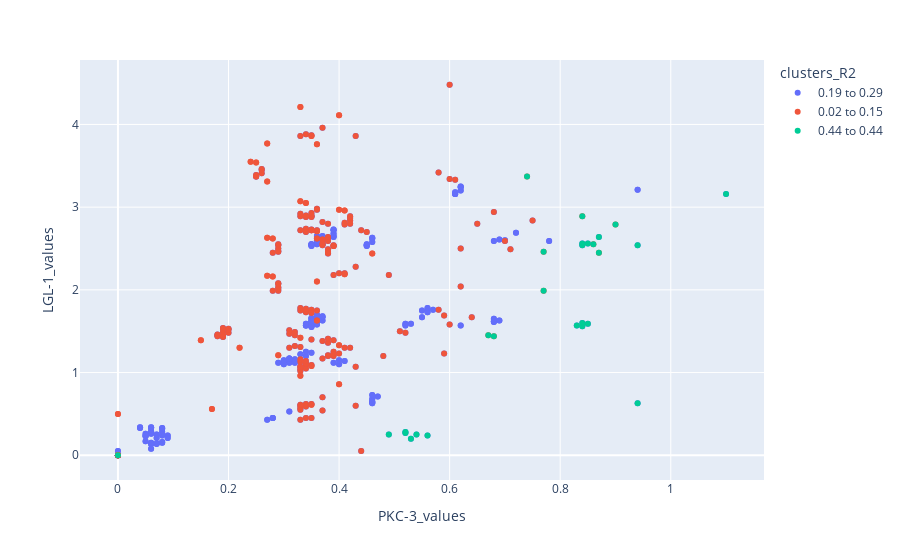
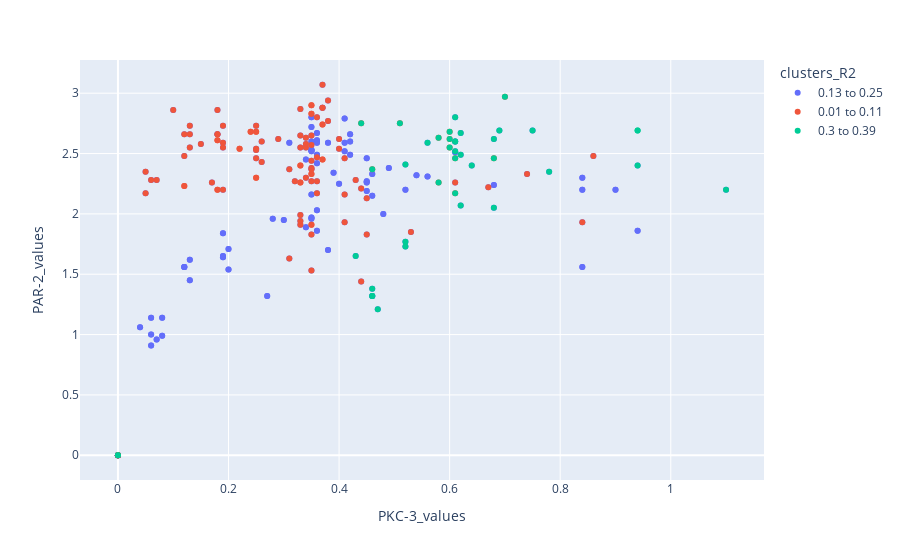

The notebook cell these images were saved under, in order:
### Markdown cell above
# Just Simple Correlation

### Code cell
data = {
    'LGL-1': 'required_tree_OG0006648_species.txt',
    'PAR-1': 'required_tree_OG0000002_species.txt',
    'PKC-3': 'required_tree_OG0000300_species.txt',
    'PAR-2': 'required_tree_OG0000571_tree_species.txt'
}

# #For PAR-1
# species_1_list = ['PAR-1']
# species_2_list = ['PKC-3', 'LGL-1','PAR-2']

# #For PAR-2
# species_1_list = ['PAR-2']
# species_2_list = ['LGL-1']

#For PKC-3
species_1_list = ['PKC-3']
species_2_list = ['LGL-1','PAR-2']

for SPECIES_1 in species_1_list:
    for SPECIES_2 in species_2_list:

        species1_tree = PhyloTree(data[SPECIES_1], format=1)
        species2_tree = PhyloTree(data[SPECIES_2], format=1)

        species1 = species1_tree.cophenetic_matrix()
        species2 = species2_tree.cophenetic_matrix()

        species1_df = pd.DataFrame(species1[0], columns = species1[1])
        species1_df.index = species1[1]
        species2_df = pd.DataFrame(species2[0], columns = species2[1])
        species2_df.index = species2[1]
        common = np.intersect1d(species1_df.columns, species2_df.columns)
        species1_df = species1_df[species1_df.index.isin(common)]
        species1_df= species1_df[common]
        species2_df = species2_df[species2_df.index.isin(common)]
        species2_df= species2_df[common]


        r = (species1_df.dot(species2_df).sum().sum())/(np.sqrt(((species1_df-species1_df.mean().mean())**2).sum().sum())*np.sqrt(((species2_df-species2_df.mean().mean())**2).sum().sum()))

        x = species1_df.stack().reset_index()
        x["labels"] = x["level_0"] +' '+ x["level_1"]
        x['{}_values'.format(SPECIES_1)] = x[0]

        y = species2_df.stack().reset_index()
        y["labels"] = y["level_0"] +' '+ y["level_1"]
        y['{}_values'.format(SPECIES_2)] = y[0]

        xy = pd.merge(x, y, how="inner",on=['labels', 'level_0', 'level_1'] ).round(2)

        ##Ridge regression
        for species in xy['level_0'].unique():
            species_df = xy[xy['level_0']==species]
            X =  species_df['{}_values'.format(SPECIES_1)].values.reshape(-1,1)
            Y = species_df['{}_values'.format(SPECIES_2)].values.reshape(-1,1)

            model = Ridge(fit_intercept=True)
            model.fit(X,Y)
            xy.loc[xy['level_0']==species, 'R2'] = model.score(X, Y)


        ##Cluster based on R2 values
        data_cluster = xy['R2']

        clustering = KMeans(n_clusters=3, random_state=0).fit(data_cluster.values.reshape(-1,1))

        xy['clusters'] = clustering.labels_.astype(str)

        for i in clustering.labels_.astype(str):
            xy.loc[xy['clusters']==i,'clusters_R2'] = str(xy.loc[xy['clusters']==i,'R2'].round(2).min())+' to ' + str(xy.loc[xy['clusters']==i,'R2'].round(2).max())


        fig = px.scatter(xy, x="{}_values".format(SPECIES_1), y="{}_values".format(SPECIES_2), color = 'clusters_R2',
                         hover_name="labels", hover_data=['{}_values'.format(SPECIES_1), '{}_values'.format(SPECIES_2), 'R2'],
                        )

        print(xy.pivot_table('R2',['level_0'],'clusters_R2').fillna(''))
        xy.pivot_table('R2',['level_0'],'clusters_R2').fillna('').round(2).to_csv("{}_{}_plot.csv".format(SPECIES_1,SPECIES_2))
        fig.show()
        fig.write_html("{}_{}_plot.html".format(SPECIES_1,SPECIES_2))

### Figure 1 — Plotly figure (JSON) as saved in the notebook; plotly's stock layout.template omitted (floating-point values rounded to 4 significant figures; data arrays with more than 128 entries replaced by an {"elided": "..."} marker saying what was removed)
{"data": [{"customdata": {"elided": "459x3 float values"}, "hovertemplate": "<b>%{hovertext}</b><br><br>clusters_R2=0.19 to 0.29<br>PKC-3_values=%{customdata[0]}<br>LGL-1_values=%{customdata[1]}<br>R2=%{customdata[2]}<extra></extra>", "hovertext": {"elided": "459 str values"}, "legendgroup": "0.19 to 0.29", "marker": {"color": "#636efa", "symbol": "circle"}, "mode": "markers", "name": "0.19 to 0.29", "showlegend": true, "type": "scatter", "x": {"elided": "459 float values"}, "xaxis": "x", "y": {"elided": "459 float values"}, "yaxis": "y"}, {"customdata": {"elided": "243x3 float values"}, "hovertemplate": "<b>%{hovertext}</b><br><br>clusters_R2=0.02 to 0.15<br>PKC-3_values=%{customdata[0]}<br>LGL-1_values=%{customdata[1]}<br>R2=%{customdata[2]}<extra></extra>", "hovertext": {"elided": "243 str values"}, "legendgroup": "0.02 to 0.15", "marker": {"color": "#EF553B", "symbol": "circle"}, "mode": "markers", "name": "0.02 to 0.15", "showlegend": true, "type": "scatter", "x": {"elided": "243 float values"}, "xaxis": "x", "y": {"elided": "243 float values"}, "yaxis": "y"}, {"customdata": [[0.85, 2.56, 0.443], [0.94, 2.54, 0.443], [0.84, 2.56, 0.443], [0.67, 1.45, 0.443], [0.49, 0.25, 0.443], [0.52, 0.27, 0.443], [0.54, 0.25, 0.443], [0.56, 0.24, 0.443], [0.94, 0.63, 0.443], [0, 0, 0.443], [0.52, 0.28, 0.443], [0.74, 3.37, 0.443], [0.68, 1.44, 0.443], [0.53, 0.2, 0.443], [0.77, 1.99, 0.443], [0.77, 2.46, 0.443], [0.87, 2.45, 0.443], [0.84, 2.54, 0.443], [0.83, 1.57, 0.443], [0.84, 1.56, 0.443], [0.85, 1.59, 0.443], [0.84, 1.6, 0.443], [1.1, 3.16, 0.443], [0.86, 2.55, 0.443], [0.87, 2.64, 0.443], [0.84, 2.89, 0.443], [0.9, 2.79, 0.443]], "hovertemplate": "<b>%{hovertext}</b><br><br>clusters_R2=0.44 to 0.44<br>PKC-3_values=%{customdata[0]}<br>LGL-1_values=%{customdata[1]}<br>R2=%{customdata[2]}<extra></extra>", "hovertext": ["c_latens a_loa", "c_latens a_suum", "c_latens b_malayi", "c_latens c_bovis", "c_latens c_brenneri", "c_latens c_briggsae", "c_latens c_elegans", "c_latens c_inopinata", "c_latens c_japonica", "c_latens c_latens", "c_latens c_nigoni", "c_latens c_parvicauda", "c_latens c_quiockensis", "c_latens c_zanzibari", "c_latens d_coronatus", "c_latens d_pachys", "c_latens o_tipulae", "c_latens o_volvulus", "c_latens p_arcanus", "c_latens p_entomophagus", "c_latens p_japonicus", "c_latens p_mayer", "c_latens p_redivivus", "c_latens p_univalens", "c_latens s_digitata", "c_latens s_feltiae", "c_latens s_scapterisci"], "legendgroup": "0.44 to 0.44", "marker": {"color": "#00cc96", "symbol": "circle"}, "mode": "markers", "name": "0.44 to 0.44", "showlegend": true, "type": "scatter", "x": [0.85, 0.94, 0.84, 0.67, 0.49, 0.52, 0.54, 0.56, 0.94, 0, 0.52, 0.74, 0.68, 0.53, 0.77, 0.77, 0.87, 0.84, 0.83, 0.84, 0.85, 0.84, 1.1, 0.86, 0.87, 0.84, 0.9], "xaxis": "x", "y": [2.56, 2.54, 2.56, 1.45, 0.25, 0.27, 0.25, 0.24, 0.63, 0, 0.28, 3.37, 1.44, 0.2, 1.99, 2.46, 2.45, 2.54, 1.57, 1.56, 1.59, 1.6, 3.16, 2.55, 2.64, 2.89, 2.79], "yaxis": "y"}], "layout": {"legend": {"title": {"text": "clusters_R2"}, "tracegroupgap": 0}, "margin": {"t": 60}, "xaxis": {"anchor": "y", "domain": [0, 1], "title": {"text": "PKC-3_values"}}, "yaxis": {"anchor": "x", "domain": [0, 1], "title": {"text": "LGL-1_values"}}}}

### Figure 2 — Plotly figure (JSON) as saved in the notebook; plotly's stock layout.template omitted (floating-point values rounded to 4 significant figures; data arrays with more than 128 entries replaced by an {"elided": "..."} marker saying what was removed)
{"data": [{"customdata": {"elided": "240x3 float values"}, "hovertemplate": "<b>%{hovertext}</b><br><br>clusters_R2=0.13 to 0.25<br>PKC-3_values=%{customdata[0]}<br>PAR-2_values=%{customdata[1]}<br>R2=%{customdata[2]}<extra></extra>", "hovertext": {"elided": "240 str values"}, "legendgroup": "0.13 to 0.25", "marker": {"color": "#636efa", "symbol": "circle"}, "mode": "markers", "name": "0.13 to 0.25", "showlegend": true, "type": "scatter", "x": {"elided": "240 float values"}, "xaxis": "x", "y": {"elided": "240 float values"}, "yaxis": "y"}, {"customdata": {"elided": "120x3 float values"}, "hovertemplate": "<b>%{hovertext}</b><br><br>clusters_R2=0.01 to 0.11<br>PKC-3_values=%{customdata[0]}<br>PAR-2_values=%{customdata[1]}<br>R2=%{customdata[2]}<extra></extra>", "hovertext": ["c_bovis a_suum", "c_bovis b_malayi", "c_bovis c_bovis", "c_bovis c_brenneri", "c_bovis c_briggsae", "c_bovis c_elegans", "c_bovis c_inopinata", "c_bovis c_japonica", "c_bovis c_latens", "c_bovis c_panamensis", "c_bovis c_parvicauda", "c_bovis c_quiockensis", "c_bovis c_sulstoni", "c_bovis c_zanzibari", "c_bovis o_volvulus", "c_bovis p_mayer", "c_bovis p_redivivus", "c_bovis p_univalens", "c_bovis s_feltiae", "c_bovis s_scapterisci", "c_parvicauda a_suum", "c_parvicauda b_malayi", "c_parvicauda c_bovis", "c_parvicauda c_brenneri", "c_parvicauda c_briggsae", "c_parvicauda c_elegans", "c_parvicauda c_inopinata", "c_parvicauda c_japonica", "c_parvicauda c_latens", "c_parvicauda c_panamensis", "c_parvicauda c_parvicauda", "c_parvicauda c_quiockensis", "c_parvicauda c_sulstoni", "c_parvicauda c_zanzibari", "c_parvicauda o_volvulus", "c_parvicauda p_mayer", "c_parvicauda p_redivivus", "c_parvicauda p_univalens", "c_parvicauda s_feltiae", "c_parvicauda s_scapterisci", "c_sulstoni a_suum", "c_sulstoni b_malayi", "c_sulstoni c_bovis", "c_sulstoni c_brenneri", "c_sulstoni c_briggsae", "c_sulstoni c_elegans", "c_sulstoni c_inopinata", "c_sulstoni c_japonica", "c_sulstoni c_latens", "c_sulstoni c_panamensis", "c_sulstoni c_parvicauda", "c_sulstoni c_quiockensis", "c_sulstoni c_sulstoni", "c_sulstoni c_zanzibari", "c_sulstoni o_volvulus", "c_sulstoni p_mayer", "c_sulstoni p_redivivus", "c_sulstoni p_univalens", "c_sulstoni s_feltiae", "c_sulstoni s_scapterisci", "c_zanzibari a_suum", "c_zanzibari b_malayi", "c_zanzibari c_bovis", "c_zanzibari c_brenneri", "c_zanzibari c_briggsae", "c_zanzibari c_elegans", "c_zanzibari c_inopinata", "c_zanzibari c_japonica", "c_zanzibari c_latens", "c_zanzibari c_panamensis", "c_zanzibari c_parvicauda", "c_zanzibari c_quiockensis", "c_zanzibari c_sulstoni", "c_zanzibari c_zanzibari", "c_zanzibari o_volvulus", "c_zanzibari p_mayer", "c_zanzibari p_redivivus", "c_zanzibari p_univalens", "c_zanzibari s_feltiae", "c_zanzibari s_scapterisci", "p_univalens a_suum", "p_univalens b_malayi", "p_univalens c_bovis", "p_univalens c_brenneri", "p_univalens c_briggsae", "p_univalens c_elegans", "p_univalens c_inopinata", "p_univalens c_japonica", "p_univalens c_latens", "p_univalens c_panamensis", "p_univalens c_parvicauda", "p_univalens c_quiockensis", "p_univalens c_sulstoni", "p_univalens c_zanzibari", "p_univalens o_volvulus", "p_univalens p_mayer", "p_univalens p_redivivus", "p_univalens p_univalens", "p_univalens s_feltiae", "p_univalens s_scapterisci", "s_feltiae a_suum", "s_feltiae b_malayi", "s_feltiae c_bovis", "s_feltiae c_brenneri", "s_feltiae c_briggsae", "s_feltiae c_elegans", "s_feltiae c_inopinata", "s_feltiae c_japonica", "s_feltiae c_latens", "s_feltiae c_panamensis", "s_feltiae c_parvicauda", "s_feltiae c_quiockensis", "s_feltiae c_sulstoni", "s_feltiae c_zanzibari", "s_feltiae o_volvulus", "s_feltiae p_mayer", "s_feltiae p_redivivus", "s_feltiae p_univalens", "s_feltiae s_feltiae", "s_feltiae s_scapterisci"], "legendgroup": "0.01 to 0.11", "marker": {"color": "#EF553B", "symbol": "circle"}, "mode": "markers", "name": "0.01 to 0.11", "showlegend": true, "type": "scatter", "x": [0.44, 0.34, 0, 0.19, 0.19, 0.18, 0.18, 0.51, 0.67, 0.18, 0.24, 0.15, 0.18, 0.18, 0.33, 0.33, 0.6, 0.35, 0.33, 0.4, 0.43, 0.34, 0.24, 0.26, 0.26, 0.25, 0.25, 0.58, 0.74, 0.25, 0, 0.25, 0.25, 0.25, 0.33, 0.33, 0.6, 0.35, 0.33, 0.4, 0.45, 0.36, 0.18, 0.13, 0.13, 0.13, 0.12, 0.44, 0.61, 0.1, 0.25, 0.19, 0, 0.12, 0.35, 0.35, 0.61, 0.37, 0.35, 0.41, 0.45, 0.36, 0.18, 0.05, 0.05, 0.06, 0.07, 0.46, 0.53, 0.12, 0.25, 0.19, 0.12, 0, 0.35, 0.35, 0.61, 0.37, 0.35, 0.41, 0.44, 0.34, 0.35, 0.38, 0.38, 0.37, 0.37, 0.7, 0.86, 0.37, 0.35, 0.36, 0.37, 0.37, 0.33, 0.33, 0.6, 0, 0.22, 0.29, 0.41, 0.32, 0.33, 0.35, 0.36, 0.35, 0.35, 0.68, 0.84, 0.35, 0.33, 0.34, 0.35, 0.35, 0.31, 0.31, 0.58, 0.22, 0, 0.17], "xaxis": "x", "y": [2.21, 2.55, 0, 2.73, 2.55, 2.66, 2.66, 2.75, 2.22, 2.86, 2.68, 2.58, 2.61, 2.2, 1.91, 2.65, 2.55, 2.83, 2.26, 2.54, 2.28, 2.63, 2.68, 2.6, 2.43, 2.54, 2.53, 2.63, 2.33, 2.73, 0, 2.46, 2.68, 2.3, 1.99, 2.55, 2.62, 2.9, 2.4, 2.62, 2.13, 2.47, 2.61, 2.73, 2.55, 2.66, 2.66, 2.75, 2.26, 2.86, 2.68, 2.59, 0, 2.23, 1.83, 2.65, 2.46, 2.74, 2.33, 2.46, 1.83, 2.17, 2.2, 2.35, 2.17, 2.28, 2.28, 2.37, 1.85, 2.48, 2.3, 2.2, 2.23, 0, 1.53, 2.27, 2.17, 2.45, 1.91, 2.16, 1.44, 2.58, 2.83, 2.94, 2.77, 2.88, 2.88, 2.97, 2.48, 3.07, 2.9, 2.8, 2.74, 2.45, 1.94, 2.87, 2.68, 0, 2.54, 2.62, 1.93, 2.27, 2.26, 2.44, 2.27, 2.38, 2.37, 2.46, 1.93, 2.57, 2.4, 2.3, 2.33, 1.91, 1.63, 2.37, 2.26, 2.54, 0, 2.26], "yaxis": "y"}, {"customdata": [[0.78, 2.35, 0.3859], [0.69, 2.69, 0.3859], [0.51, 2.75, 0.3859], [0.46, 1.38, 0.3859], [0.47, 1.21, 0.3859], [0.46, 1.32, 0.3859], [0.46, 1.32, 0.3859], [0, 0, 0.3859], [0.94, 2.4, 0.3859], [0.43, 1.65, 0.3859], [0.58, 2.63, 0.3859], [0.52, 1.73, 0.3859], [0.44, 2.75, 0.3859], [0.46, 2.37, 0.3859], [0.68, 2.05, 0.3859], [0.68, 2.62, 0.3859], [0.94, 2.69, 0.3859], [0.7, 2.97, 0.3859], [0.68, 2.46, 0.3859], [0.75, 2.69, 0.3859], [0.62, 2.07, 0.2972], [0.52, 2.41, 0.2972], [0.6, 2.55, 0.2972], [0.62, 2.67, 0.2972], [0.62, 2.49, 0.2972], [0.61, 2.6, 0.2972], [0.61, 2.6, 0.2972], [0.94, 2.69, 0.2972], [1.1, 2.2, 0.2972], [0.61, 2.8, 0.2972], [0.6, 2.62, 0.2972], [0.61, 2.52, 0.2972], [0.61, 2.46, 0.2972], [0.61, 2.17, 0.2972], [0.52, 1.77, 0.2972], [0.56, 2.59, 0.2972], [0, 0, 0.2972], [0.6, 2.68, 0.2972], [0.58, 2.26, 0.2972], [0.64, 2.4, 0.2972]], "hovertemplate": "<b>%{hovertext}</b><br><br>clusters_R2=0.3 to 0.39<br>PKC-3_values=%{customdata[0]}<br>PAR-2_values=%{customdata[1]}<br>R2=%{customdata[2]}<extra></extra>", "hovertext": ["c_japonica a_suum", "c_japonica b_malayi", "c_japonica c_bovis", "c_japonica c_brenneri", "c_japonica c_briggsae", "c_japonica c_elegans", "c_japonica c_inopinata", "c_japonica c_japonica", "c_japonica c_latens", "c_japonica c_panamensis", "c_japonica c_parvicauda", "c_japonica c_quiockensis", "c_japonica c_sulstoni", "c_japonica c_zanzibari", "c_japonica o_volvulus", "c_japonica p_mayer", "c_japonica p_redivivus", "c_japonica p_univalens", "c_japonica s_feltiae", "c_japonica s_scapterisci", "p_redivivus a_suum", "p_redivivus b_malayi", "p_redivivus c_bovis", "p_redivivus c_brenneri", "p_redivivus c_briggsae", "p_redivivus c_elegans", "p_redivivus c_inopinata", "p_redivivus c_japonica", "p_redivivus c_latens", "p_redivivus c_panamensis", "p_redivivus c_parvicauda", "p_redivivus c_quiockensis", "p_redivivus c_sulstoni", "p_redivivus c_zanzibari", "p_redivivus o_volvulus", "p_redivivus p_mayer", "p_redivivus p_redivivus", "p_redivivus p_univalens", "p_redivivus s_feltiae", "p_redivivus s_scapterisci"], "legendgroup": "0.3 to 0.39", "marker": {"color": "#00cc96", "symbol": "circle"}, "mode": "markers", "name": "0.3 to 0.39", "showlegend": true, "type": "scatter", "x": [0.78, 0.69, 0.51, 0.46, 0.47, 0.46, 0.46, 0, 0.94, 0.43, 0.58, 0.52, 0.44, 0.46, 0.68, 0.68, 0.94, 0.7, 0.68, 0.75, 0.62, 0.52, 0.6, 0.62, 0.62, 0.61, 0.61, 0.94, 1.1, 0.61, 0.6, 0.61, 0.61, 0.61, 0.52, 0.56, 0, 0.6, 0.58, 0.64], "xaxis": "x", "y": [2.35, 2.69, 2.75, 1.38, 1.21, 1.32, 1.32, 0, 2.4, 1.65, 2.63, 1.73, 2.75, 2.37, 2.05, 2.62, 2.69, 2.97, 2.46, 2.69, 2.07, 2.41, 2.55, 2.67, 2.49, 2.6, 2.6, 2.69, 2.2, 2.8, 2.62, 2.52, 2.46, 2.17, 1.77, 2.59, 0, 2.68, 2.26, 2.4], "yaxis": "y"}], "layout": {"legend": {"title": {"text": "clusters_R2"}, "tracegroupgap": 0}, "margin": {"t": 60}, "xaxis": {"anchor": "y", "domain": [0, 1], "title": {"text": "PKC-3_values"}}, "yaxis": {"anchor": "x", "domain": [0, 1], "title": {"text": "PAR-2_values"}}}}
